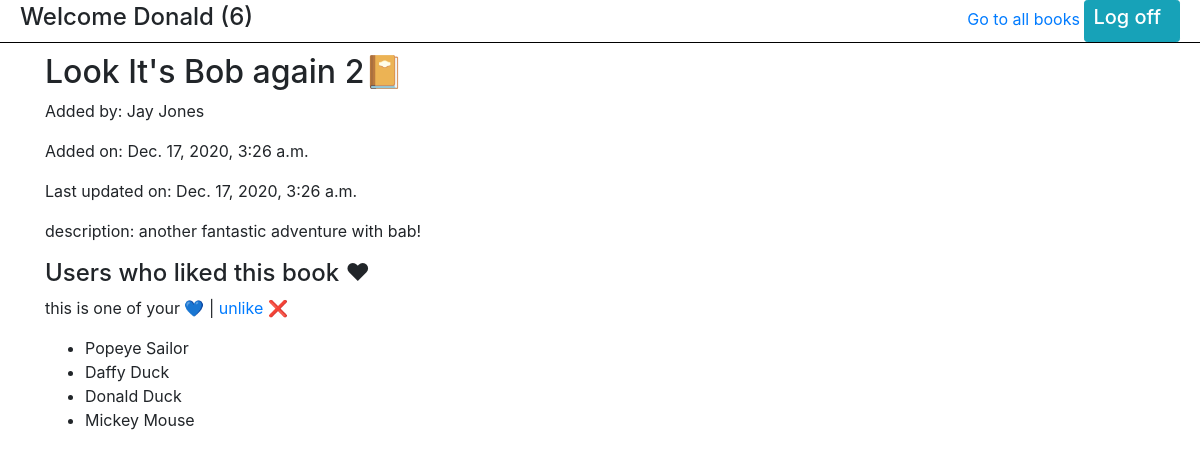
Screenshot of /show_book_page/2 (signed in) with the database file from the repository.
### app_fav_books/models.py (models this page shows)
class User(models.Model):
  first_name = models.CharField(max_length=80)
  last_name = models.CharField(max_length=80)
  email = models.CharField(max_length=80)
  password = models.CharField(max_length=255)
  created_at = models.DateTimeField(auto_now_add=True)
  updated_at = models.DateTimeField(auto_now=True)
  objects = UserManager()

class Book(models.Model):
  title = models.CharField(max_length=80)
  description = models.TextField()
  uploaded_by = models.ForeignKey(User, related_name="books_uploaded", on_delete=CASCADE)
  users_who_like = models.ManyToManyField(User, related_name="liked_books")
  created_at = models.DateTimeField(auto_now_add=True)
  updated_at = models.DateTimeField(auto_now=True)
  objects = BookManager()

### app_fav_books/views.py (the view)
# urls.py: path('show_book_page/<int:book_id>', views.show_book_page),
def show_book_page(request, book_id):
  print('------------- show_book_page html -------------')
  print('book_id->',book_id)
  context = {
    'this_user' : User.objects.get(id=request.session['user_id']),
    'this_book' : Book.objects.get(id=book_id),
    'all_users_who_like' : Book.objects.get(id=book_id).users_who_like.all()
  }
  return render(request, 'show_book_page.html', context)

### app_fav_books/templates/show_book_page.html (shortened to what this page needs)
<!DOCTYPE html>
<html lang="en">
  <head>
    <link
      rel="stylesheet"
      href="https://cdn.jsdelivr.net/npm/bootstrap@4.5.3/dist/css/bootstrap.min.css"
    />
  </head>
  <body>
    <header>
      <h4>
        Welcome {{request.session.user_first_name}}
        ({{request.session.user_id}})
      </h4>
      <div class="right_top">
        <a href="/books">Go to all books</a>
        <a href="/logout" class="btn btn-info btn-sm"><h5>Log off</h5></a>
      </div>
    </header>
    <div class="container">
      <h2>{{ this_book.title}}📔</h2>
      <p>
        Added by:
        {{this_book.uploaded_by.first_name}}&nbsp;{{this_book.uploaded_by.last_name}}
      </p>
      <p>Added on: {{this_book.created_at}}</p>
      <p>Last updated on: {{this_book.updated_at}}</p>
      <p>description: {{this_book.description}}</p>
    </div>
    <div class="container">
      <h4>Users who liked this book ♥</h4>
      {% if this_user not in all_users_who_like %}
      <a href="/like_this_book/{{this_book.id}}">ADD this to ❤</a>
      {% else %}
      <p>
        this is one of your 💙 |
        <a href="/unlike/{{this_book.id}}">unlike ❌</a>
      </p>
      {% endif %}
      <ul>
        {% for user_who_likes in all_users_who_like %}
        <li>
          {{ user_who_likes.first_name }}&nbsp;{{ user_who_likes.last_name}}
        </li>
        {% endfor %}
      </ul>
    </div>
  </body>
</html>

### app_fav_books/templates/show_book_page.html (style rules this page uses)
header { display: flex; align-items: center; justify-content: space-between; padding: 0 20px; border-bottom: 1px solid black; margin-bottom: 10px; }
h1, h2, h5 { display: inline-block; margin-right: 10px; }

### rows the page displays
User: session.user_first_name "Donald", first_name "Donald", last_name "Duck"
Book: title "Look It's Bob again 2", uploaded_by.first_name "Jay", uploaded_by.last_name "Jones", created_at "Dec. 17, 2020, 3:26 a.m.", updated_at "Dec. 17, 2020, 3:26 a.m.", description "another fantastic adventure with bab!"
User: first_name "Popeye", last_name "Sailor"
User: first_name "Daffy", last_name "Duck"
User: first_name "Mickey", last_name "Mouse"

### other values shown
{{ request.session.user_id }} "6"
